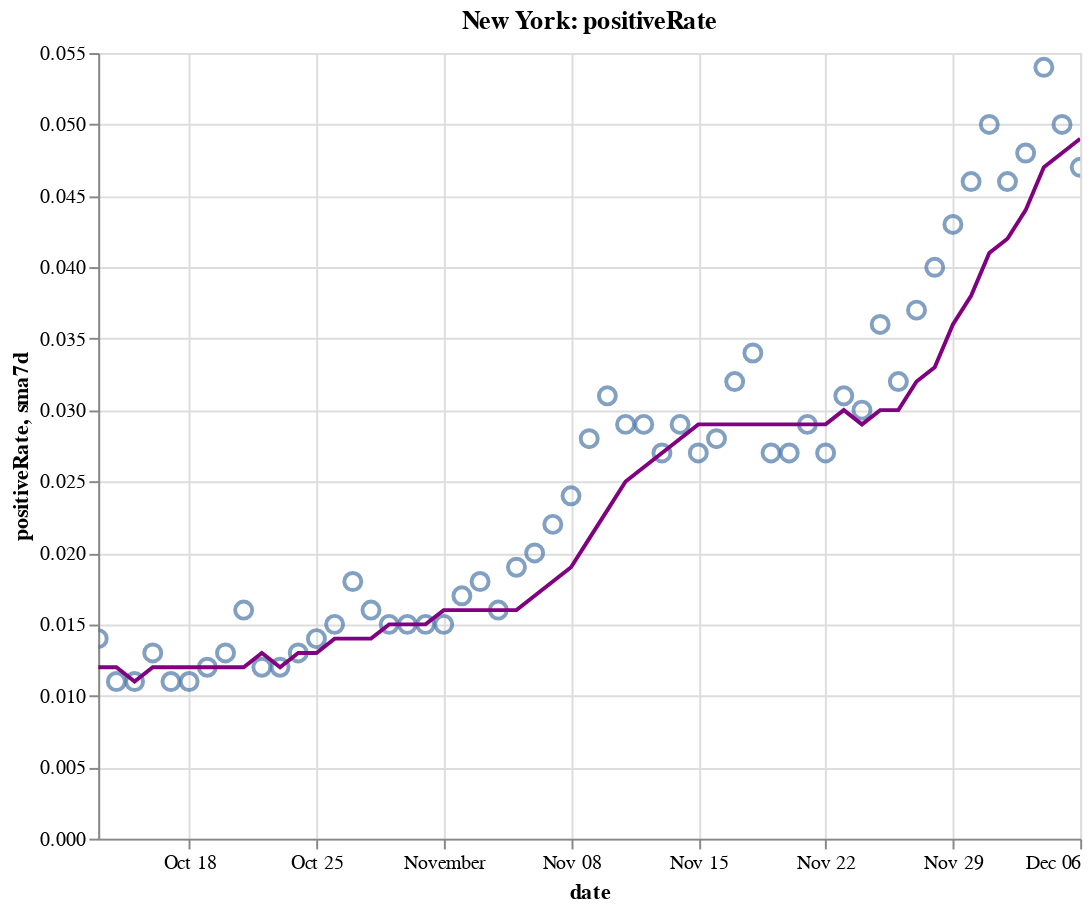

The notebook cell saved with this chart:
### Code cell
create_plot(ny, 'positiveRate')

### Figure 1 — Vega-Lite specification as saved in the notebook (floating-point values rounded to 4 significant figures)
{"config": {"view": {"continuousWidth": 400, "continuousHeight": 300}}, "layer": [{"layer": [{"mark": {"type": "point", "size": 75}, "encoding": {"tooltip": [{"type": "temporal", "field": "date"}, {"type": "quantitative", "field": "positiveRate"}, {"type": "quantitative", "field": "sma7d"}], "x": {"type": "temporal", "field": "date"}, "y": {"type": "quantitative", "field": "positiveRate"}}, "selection": {"selector010": {"type": "interval", "bind": "scales", "encodings": ["x", "y"]}}}, {"mark": {"type": "line", "color": "purple"}, "encoding": {"x": {"type": "temporal", "field": "date"}, "y": {"type": "quantitative", "field": "sma7d"}}}]}, {"mark": {"type": "rule", "color": "#aaa"}, "encoding": {"x": {"type": "temporal", "field": "date"}}, "transform": [{"filter": {"selection": "selector009"}}]}, {"mark": "circle", "encoding": {"opacity": {"condition": {"value": 1, "selection": "selector009"}, "value": 0}, "tooltip": [{"type": "temporal", "field": "date"}, {"type": "quantitative", "field": "positiveRate"}, {"type": "quantitative", "field": "sma7d"}], "x": {"type": "temporal", "field": "date"}, "y": {"type": "quantitative", "field": "positiveRate"}}, "selection": {"selector009": {"type": "single", "encodings": ["x"], "on": "mouseover", "nearest": true, "empty": "none"}}}, {"mark": {"type": "text", "align": "left", "dx": 5, "dy": -5, "stroke": "white", "strokeWidth": 2}, "encoding": {"text": {"type": "quantitative", "field": "positiveRate"}, "tooltip": [{"type": "temporal", "field": "date"}, {"type": "quantitative", "field": "positiveRate"}, {"type": "quantitative", "field": "sma7d"}], "x": {"type": "temporal", "field": "date"}, "y": {"type": "quantitative", "field": "positiveRate"}}, "transform": [{"filter": {"selection": "selector009"}}]}, {"mark": {"type": "text", "align": "left", "dx": 5, "dy": -5}, "encoding": {"text": {"type": "quantitative", "field": "positiveRate"}, "tooltip": [{"type": "temporal", "field": "date"}, {"type": "quantitative", "field": "positiveRate"}, {"type": "quantitative", "field": "sma7d"}], "x": {"type": "temporal", "field": "date"}, "y": {"type": "quantitative", "field": "positiveRate"}}, "transform": [{"filter": {"selection": "selector009"}}]}], "data": {"name": "data-7fa2cb2321cab5adf9c8e5176764aa3b"}, "height": 400, "title": "New York: positiveRate", "width": 500, "$schema": "https://vega.github.io/schema/vega-lite/v4.8.1.json", "datasets": {"data-7fa2cb2321cab5adf9c8e5176764aa3b": [{"date": "2020-10-13T00:00:00", "totalTestResultsIncrease": 99070.0, "positiveIncrease": 1393.0, "death": 25600.0, "deathIncrease": 11.0, "positiveRate": 0.014, "state": "New York", "sma7d": 0.012}, {"date": "2020-10-14T00:00:00", "totalTestResultsIncrease": 111700.0, "positiveIncrease": 1232.0, "death": 25600.0, "deathIncrease": 7.0, "positiveRate": 0.011, "state": "New York", "sma7d": 0.012}, {"date": "2020-10-15T00:00:00", "totalTestResultsIncrease": 133200.0, "positiveIncrease": 1460.0, "death": 25620.0, "deathIncrease": 13.0, "positiveRate": 0.011, "state": "New York", "sma7d": 0.011}, {"date": "2020-10-16T00:00:00", "totalTestResultsIncrease": 136000.0, "positiveIncrease": 1707.0, "death": 25630.0, "deathIncrease": 10.0, "positiveRate": 0.013, "state": "New York", "sma7d": 0.012}, {"date": "2020-10-17T00:00:00", "totalTestResultsIncrease": 160000.0, "positiveIncrease": 1784.0, "death": 25640.0, "deathIncrease": 9.0, "positiveRate": 0.011, "state": "New York", "sma7d": 0.012}, {"date": "2020-10-18T00:00:00", "totalTestResultsIncrease": 128800.0, "positiveIncrease": 1390.0, "death": 25640.0, "deathIncrease": 7.0, "positiveRate": 0.011, "state": "New York", "sma7d": 0.012}, {"date": "2020-10-19T00:00:00", "totalTestResultsIncrease": 82010.0, "positiveIncrease": 998.0, "death": 25660.0, "deathIncrease": 15.0, "positiveRate": 0.012, "state": "New York", "sma7d": 0.012}, {"date": "2020-10-20T00:00:00", "totalTestResultsIncrease": 90540.0, "positiveIncrease": 1201.0, "death": 25670.0, "deathIncrease": 13.0, "positiveRate": 0.013, "state": "New York", "sma7d": 0.012}, {"date": "2020-10-21T00:00:00", "totalTestResultsIncrease": 124800.0, "positiveIncrease": 2026.0, "death": 25680.0, "deathIncrease": 7.0, "positiveRate": 0.016, "state": "New York", "sma7d": 0.012}, {"date": "2020-10-22T00:00:00", "totalTestResultsIncrease": 135300.0, "positiveIncrease": 1628.0, "death": 25690.0, "deathIncrease": 15.0, "positiveRate": 0.012, "state": "New York", "sma7d": 0.013}, {"date": "2020-10-23T00:00:00", "totalTestResultsIncrease": 141500.0, "positiveIncrease": 1637.0, "death": 25700.0, "deathIncrease": 11.0, "positiveRate": 0.012, "state": "New York", "sma7d": 0.012}, {"date": "2020-10-24T00:00:00", "totalTestResultsIncrease": 156900.0, "positiveIncrease": 2061.0, "death": 25720.0, "deathIncrease": 13.0, "positiveRate": 0.013, "state": "New York", "sma7d": 0.013}, {"date": "2020-10-25T00:00:00", "totalTestResultsIncrease": 120800.0, "positiveIncrease": 1632.0, "death": 25730.0, "deathIncrease": 12.0, "positiveRate": 0.014, "state": "New York", "sma7d": 0.013}, {"date": "2020-10-26T00:00:00", "totalTestResultsIncrease": 82120.0, "positiveIncrease": 1191.0, "death": 25740.0, "deathIncrease": 12.0, "positiveRate": 0.015, "state": "New York", "sma7d": 0.014}, {"date": "2020-10-27T00:00:00", "totalTestResultsIncrease": 111600.0, "positiveIncrease": 1991.0, "death": 25760.0, "deathIncrease": 16.0, "positiveRate": 0.018, "state": "New York", "sma7d": 0.014}, {"date": "2020-10-28T00:00:00", "totalTestResultsIncrease": 129700.0, "positiveIncrease": 2031.0, "death": 25770.0, "deathIncrease": 15.0, "positiveRate": 0.016, "state": "New York", "sma7d": 0.014}, {"date": "2020-10-29T00:00:00", "totalTestResultsIncrease": 168400.0, "positiveIncrease": 2499.0, "death": 25790.0, "deathIncrease": 19.0, "positiveRate": 0.015, "state": "New York", "sma7d": 0.015}, {"date": "2020-10-30T00:00:00", "totalTestResultsIncrease": 146900.0, "positiveIncrease": 2255.0, "death": 25800.0, "deathIncrease": 12.0, "positiveRate": 0.015, "state": "New York", "sma7d": 0.015}, {"date": "2020-10-31T00:00:00", "totalTestResultsIncrease": 137000.0, "positiveIncrease": 2049.0, "death": 25810.0, "deathIncrease": 3.0, "positiveRate": 0.015, "state": "New York", "sma7d": 0.015}, {"date": "2020-11-01T00:00:00", "totalTestResultsIncrease": 148900.0, "positiveIncrease": 2255.0, "death": 25820.0, "deathIncrease": 17.0, "positiveRate": 0.015, "state": "New York", "sma7d": 0.016}, {"date": "2020-11-02T00:00:00", "totalTestResultsIncrease": 96100.0, "positiveIncrease": 1633.0, "death": 25840.0, "deathIncrease": 14.0, "positiveRate": 0.017, "state": "New York", "sma7d": 0.016}, {"date": "2020-11-03T00:00:00", "totalTestResultsIncrease": 127900.0, "positiveIncrease": 2321.0, "death": 25850.0, "deathIncrease": 15.0, "positiveRate": 0.018, "state": "New York", "sma7d": 0.016}, {"date": "2020-11-04T00:00:00", "totalTestResultsIncrease": 133500.0, "positiveIncrease": 2126.0, "death": 25870.0, "deathIncrease": 15.0, "positiveRate": 0.016, "state": "New York", "sma7d": 0.016}, {"date": "2020-11-05T00:00:00", "totalTestResultsIncrease": 161000.0, "positiveIncrease": 2997.0, "death": 25890.0, "deathIncrease": 24.0, "positiveRate": 0.019, "state": "New York", "sma7d": 0.016}, {"date": "2020-11-06T00:00:00", "totalTestResultsIncrease": 160700.0, "positiveIncrease": 3209.0, "death": 25910.0, "deathIncrease": 18.0, "positiveRate": 0.02, "state": "New York", "sma7d": 0.017}, {"date": "2020-11-07T00:00:00", "totalTestResultsIncrease": 163300.0, "positiveIncrease": 3587.0, "death": 25930.0, "deathIncrease": 18.0, "positiveRate": 0.022, "state": "New York", "sma7d": 0.018}, {"date": "2020-11-08T00:00:00", "totalTestResultsIncrease": 145600.0, "positiveIncrease": 3428.0, "death": 25950.0, "deathIncrease": 19.0, "positiveRate": 0.024, "state": "New York", "sma7d": 0.019}, {"date": "2020-11-09T00:00:00", "totalTestResultsIncrease": 111400.0, "positiveIncrease": 3144.0, "death": 25970.0, "deathIncrease": 26.0, "positiveRate": 0.028, "state": "New York", "sma7d": 0.021}, {"date": "2020-11-10T00:00:00", "totalTestResultsIncrease": 128000.0, "positiveIncrease": 3965.0, "death": 26000.0, "deathIncrease": 32.0, "positiveRate": 0.031, "state": "New York", "sma7d": 0.023}, {"date": "2020-11-11T00:00:00", "totalTestResultsIncrease": 164300.0, "positiveIncrease": 4820.0, "death": 26030.0, "deathIncrease": 21.0, "positiveRate": 0.029, "state": "New York", "sma7d": 0.025}, {"date": "2020-11-12T00:00:00", "totalTestResultsIncrease": 162600.0, "positiveIncrease": 4797.0, "death": 26060.0, "deathIncrease": 29.0, "positiveRate": 0.029, "state": "New York", "sma7d": 0.026}, {"date": "2020-11-13T00:00:00", "totalTestResultsIncrease": 203700.0, "positiveIncrease": 5401.0, "death": 26080.0, "deathIncrease": 24.0, "positiveRate": 0.027, "state": "New York", "sma7d": 0.027}, {"date": "2020-11-14T00:00:00", "totalTestResultsIncrease": 184200.0, "positiveIncrease": 5388.0, "death": 26100.0, "deathIncrease": 24.0, "positiveRate": 0.029, "state": "New York", "sma7d": 0.028}, {"date": "2020-11-15T00:00:00", "totalTestResultsIncrease": 133200.0, "positiveIncrease": 3649.0, "death": 26130.0, "deathIncrease": 30.0, "positiveRate": 0.027, "state": "New York", "sma7d": 0.029}, {"date": "2020-11-16T00:00:00", "totalTestResultsIncrease": 124600.0, "positiveIncrease": 3490.0, "death": 26160.0, "deathIncrease": 26.0, "positiveRate": 0.028, "state": "New York", "sma7d": 0.029}, {"date": "2020-11-17T00:00:00", "totalTestResultsIncrease": 159900.0, "positiveIncrease": 5088.0, "death": 26190.0, "deathIncrease": 30.0, "positiveRate": 0.032, "state": "New York", "sma7d": 0.029}, {"date": "2020-11-18T00:00:00", "totalTestResultsIncrease": 154400.0, "positiveIncrease": 5294.0, "death": 26220.0, "deathIncrease": 36.0, "positiveRate": 0.034, "state": "New York", "sma7d": 0.029}, {"date": "2020-11-19T00:00:00", "totalTestResultsIncrease": 195200.0, "positiveIncrease": 5310.0, "death": 26260.0, "deathIncrease": 32.0, "positiveRate": 0.027, "state": "New York", "sma7d": 0.029}, {"date": "2020-11-20T00:00:00", "totalTestResultsIncrease": 205500.0, "positiveIncrease": 5468.0, "death": 26290.0, "deathIncrease": 35.0, "positiveRate": 0.027, "state": "New York", "sma7d": 0.029}, {"date": "2020-11-21T00:00:00", "totalTestResultsIncrease": 207900.0, "positiveIncrease": 5972.0, "death": 26330.0, "deathIncrease": 34.0, "positiveRate": 0.029, "state": "New York", "sma7d": 0.029}, {"date": "2020-11-22T00:00:00", "totalTestResultsIncrease": 196600.0, "positiveIncrease": 5392.0, "death": 26360.0, "deathIncrease": 31.0, "positiveRate": 0.027, "state": "New York", "sma7d": 0.029}, {"date": "2020-11-23T00:00:00", "totalTestResultsIncrease": 191500.0, "positiveIncrease": 5906.0, "death": 26390.0, "deathIncrease": 33.0, "positiveRate": 0.031, "state": "New York", "sma7d": 0.03}, {"date": "2020-11-24T00:00:00", "totalTestResultsIncrease": 164800.0, "positiveIncrease": 4881.0, "death": 26440.0, "deathIncrease": 51.0, "positiveRate": 0.03, "state": "New York", "sma7d": 0.029}, {"date": "2020-11-25T00:00:00", "totalTestResultsIncrease": 173100.0, "positiveIncrease": 6265.0, "death": 26480.0, "deathIncrease": 41.0, "positiveRate": 0.036, "state": "New York", "sma7d": 0.03}, {"date": "2020-11-26T00:00:00", "totalTestResultsIncrease": 217700.0, "positiveIncrease": 6933.0, "death": 26550.0, "deathIncrease": 67.0, "positiveRate": 0.032, "state": "New York", "sma7d": 0.03}, {"date": "2020-11-27T00:00:00", "totalTestResultsIncrease": 219400.0, "positiveIncrease": 8176.0, "death": 26590.0, "deathIncrease": 39.0, "positiveRate": 0.037, "state": "New York", "sma7d": 0.032}, {"date": "2020-11-28T00:00:00", "totalTestResultsIncrease": 152400.0, "positiveIncrease": 6063.0, "death": 26630.0, "deathIncrease": 44.0, "positiveRate": 0.04, "state": "New York", "sma7d": 0.033}, {"date": "2020-11-29T00:00:00", "totalTestResultsIncrease": 157300.0, "positiveIncrease": 6723.0, "death": 26690.0, "deathIncrease": 58.0, "positiveRate": 0.043, "state": "New York", "sma7d": 0.036}, {"date": "2020-11-30T00:00:00", "totalTestResultsIncrease": 149000.0, "positiveIncrease": 6819.0, "death": 26750.0, "deathIncrease": 57.0, "positiveRate": 0.046, "state": "New York", "sma7d": 0.038}, {"date": "2020-12-01T00:00:00", "totalTestResultsIncrease": 146700.0, "positiveIncrease": 7285.0, "death": 26820.0, "deathIncrease": 69.0, "positiveRate": 0.05, "state": "New York", "sma7d": 0.041}, {"date": "2020-12-02T00:00:00", "totalTestResultsIncrease": 193600.0, "positiveIncrease": 8973.0, "death": 26890.0, "deathIncrease": 73.0, "positiveRate": 0.046, "state": "New York", "sma7d": 0.042}, {"date": "2020-12-03T00:00:00", "totalTestResultsIncrease": 203400.0, "positiveIncrease": 9855.0, "death": 26960.0, "deathIncrease": 66.0, "positiveRate": 0.048, "state": "New York", "sma7d": 0.044}, {"date": "2020-12-04T00:00:00", "totalTestResultsIncrease": 208300.0, "positiveIncrease": 11270.0, "death": 27020.0, "deathIncrease": 62.0, "positiveRate": 0.054, "state": "New York", "sma7d": 0.047}, {"date": "2020-12-05T00:00:00", "totalTestResultsIncrease": 215400.0, "positiveIncrease": 10760.0, "death": 27090.0, "deathIncrease": 72.0, "positiveRate": 0.05, "state": "New York", "sma7d": 0.048}, {"date": "2020-12-06T00:00:00", "totalTestResultsIncrease": 205800.0, "positiveIncrease": 9702.0, "death": 27150.0, "deathIncrease": 60.0, "positiveRate": 0.047, "state": "New York", "sma7d": 0.049}]}}
